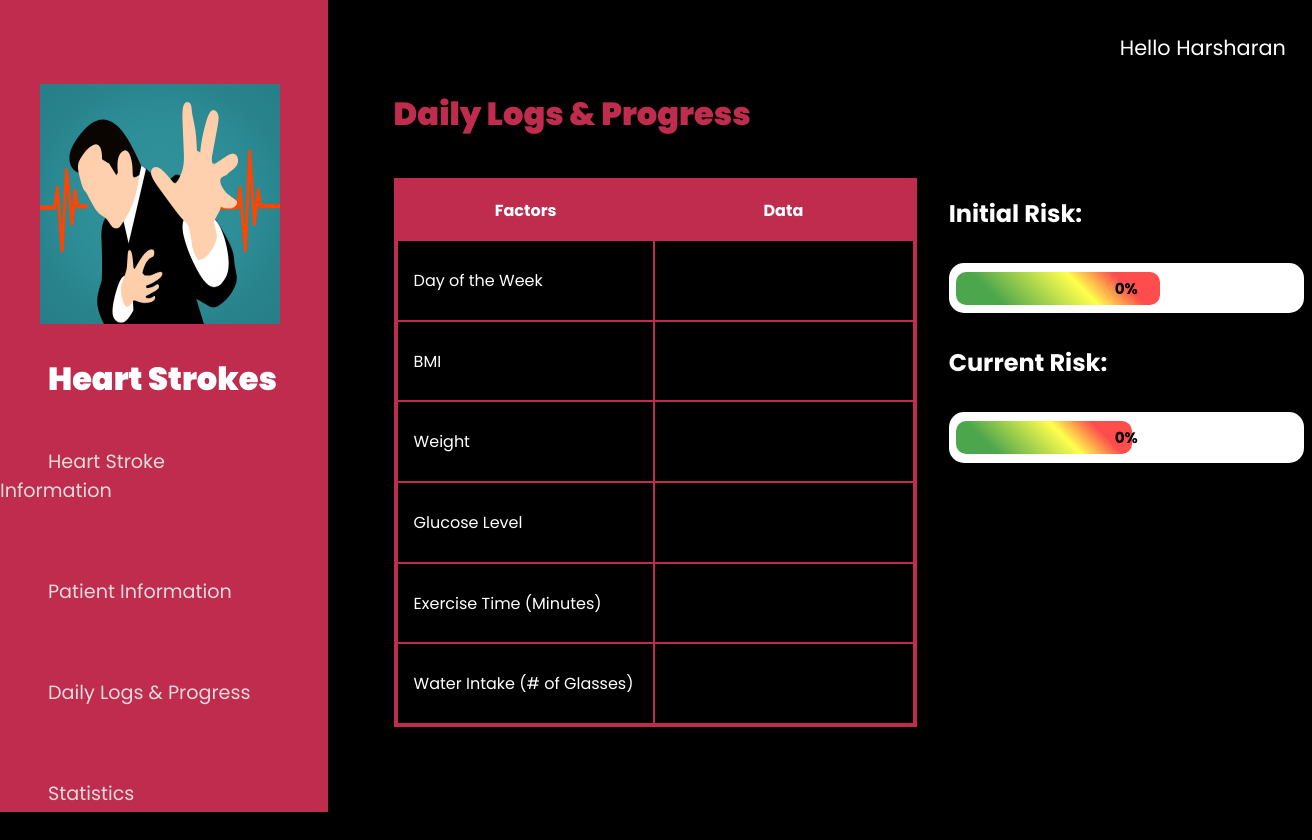
The page /logs (signed in) on the database as committed earlier.
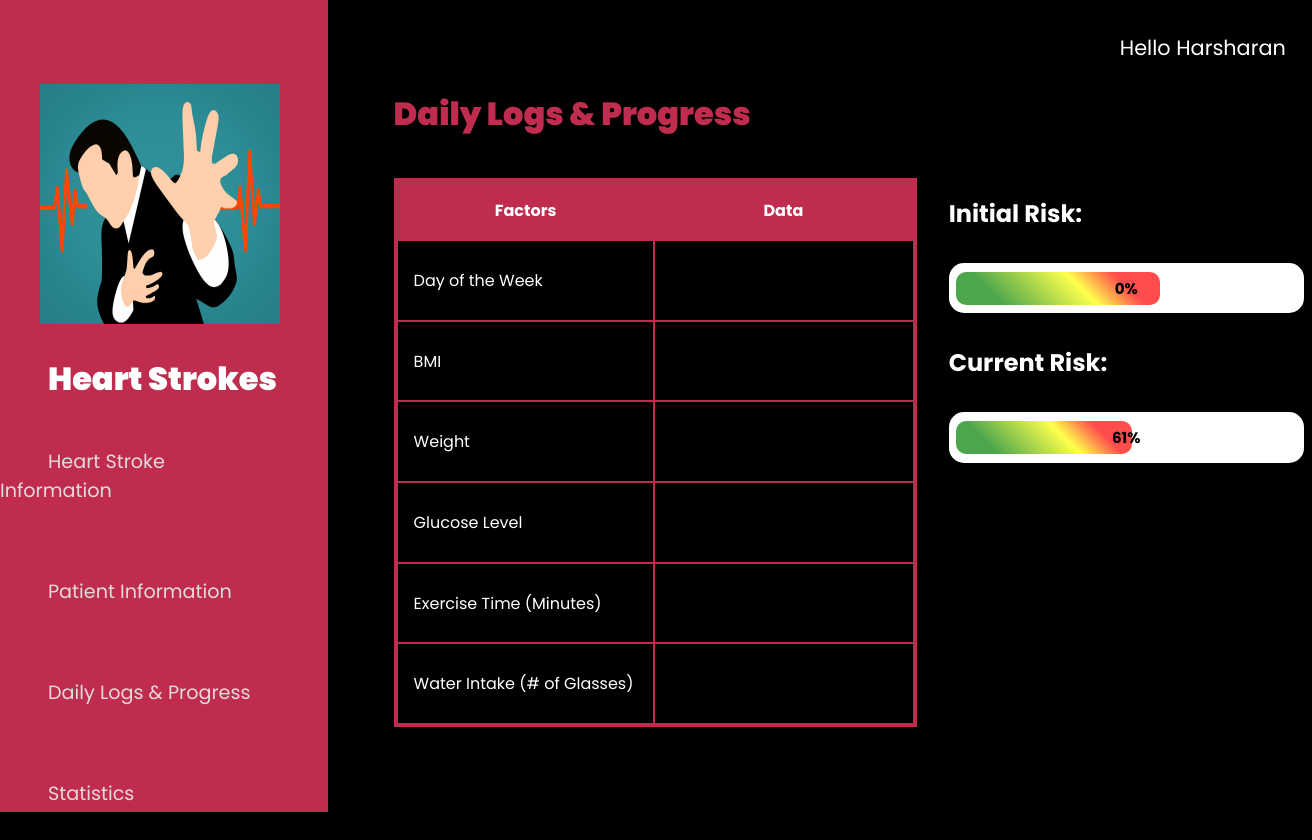
The same page on the database as committed later.
### Heart_Health_Website/models.py (models this page shows)
class User(db.Model, UserMixin):
    id = db.Column(db.Integer, primary_key=True)
    email = db.Column(db.String(150), unique=True)
    password = db.Column(db.String(150))
    firstName = db.Column(db.String(150))
    profiles = db.relationship("Profile")

class Profile(db.Model):
    id = db.Column(db.Integer, primary_key=True)
    gender = db.Column(db.String(100))
    age = db.Column(db.Integer)
    hypertension = db.Column(db.Integer)
    heart_disease = db.Column(db.Integer)
    married = db.Column(db.Integer)
    work_type = db.Column(db.String(100))
    residence_type = db.Column(db.String(100))
    avg_glucose_level = db.Column(db.Float)
    bmi = db.Column(db.Float)
    smoking_status = db.Column(db.String(100))
    percentage = db.Column(db.Integer)
    user_id = db.Column(db.Integer, db.ForeignKey('user.id'))

### Heart_Health_Website/views.py (the view)
@views.route('/logs', methods=['GET', 'POST'])
def logs():
    user_first_name = str(current_user.firstName)
    return render_template("logs.html", user=current_user, firstName = user_first_name)

### Heart_Health_Website/__init__.py (called while the page is built)
def create_app():
    app = Flask(__name__)
    app.config['SECRET_KEY'] = 'random_secret_key'
    app.config['SQLALCHEMY_DATABASE_URI']= f'sqlite:///{DB_NAME}'
    db.init_app(app)
    from .views import views
    from .auth import auth
    app.register_blueprint(views, url_prefix='/')
    app.register_blueprint(auth, url_prefix='/')
    from .models import User, Profile
    create_database(app)
    login_manager = LoginManager()
    login_manager.login_view = 'auth.login'
    login_manager.init_app(app)
    @login_manager.user_loader
    def load_user(id):
        return User.query.get(int(id))
    return app

### Heart_Health_Website/templates/logs.html (shortened to what this page needs)
<!DOCTYPE html>
<html lang="en">
<head>
    <link rel="stylesheet" href="{{ url_for('static', filename='main.css') }}">
</head>
<body>
    <h1 class ="greeting"> Hello {{ firstName }}</h1>
    <section class="navbar">
        <img src="{{ url_for('static', filename='images/heart stroke.jpg') }}" alt="">
        <h1>Heart Strokes</h1>
        <div class="nav-links">
            <br>
            <li><a class="navlink" href="stroke">Heart Stroke Information</a></li>
            <li><a class="navlink" id="pat-info"  href="patient">Patient Information</a></li>
            <li><a class="navlink" id="logs"  href="logs">Daily Logs & Progress</a></li>
            <li><a class="navlink"  href="statistics">Statistics</a></li>
        </div>
    </section>
    <section class="logs">
        <h1>Daily Logs & Progress</h1>
        <table class="log" action="logs" method='POST'>
            <tr>
                <th>Factors</th>
                <th>Data</th>
            </tr>
            <tr>
                <td class="items">Day of the Week</td>
                <td class="items-data"><input type="text" id="log-day" name="log-day"></td>
            </tr>
            <tr>
                <td class="items">BMI</td>
                <td class="items-data"><input type="text" id="log-bmi" name="log-bmi"></td>
            </tr>
            <tr>
                <td class="items">Weight</td>
                <td class="items-data"><input type="text" id="log-weight" name="log-weight"></td>
            </tr>
            <tr>
                <td class="items">Glucose Level</td>
                <td class="items-data"><input type="text" id="log-sugar" name="log-sugar"></td>
            </tr>
            <tr>
                <td class="items">Exercise Time (Minutes)</td>
                <td class="items-data"><input type="text" id="log-exercise" name="log-exercise"></td>
            </tr>
            <tr>
                <td class="items">Water Intake (# of Glasses)</td>
                <td class="items-data"><input type="text" id="log-water" name="log-water"></td>
            </tr>
        </table>
        <div class="percentages">
            <div class="initial">
                <h2>Initial Risk:</h2>
                <span class="initial-bar holder">
                    <div class="initial-bar bar"></div>
                    <h5>{{ user.profiles[0].percentage }}%</h5>
                </span>
            </div>
            <div class="current">
                <h2>Current Risk:</h2>
                <span class="current-bar holder">
                    <div class="current-bar bar"></div>
                    <h5>{{ user.profiles[-1].percentage }}%</h5>
                </span>
            </div>
        </div>
    </section>
</body>
</html>

### Heart_Health_Website/static/main.css (style rules this page uses)
:root { --one: #000000; --two: #c62424; --three: #bf2c4e; --four: #5e5e5e; }
body { margin: 0; background: var(--one); }
section.navbar { width: 25%; height: 105vh; margin-top: -1.75em; background-color: var(--three); }
section.navbar img { width: 15em; height: 15em; margin: 7em 0 0 2.5em; -webkit-animation: wave-two 8s ease-in-out infinite; animation: wave-two 8s ease-in-out infinite; }
section.navbar h1 { font-family: 'Poppins'; font-size: 2em; padding: 0em 0 0 1.5em; color: white; font-weight: 900; }
section.navbar .nav-links { list-style: none; }
section.navbar .nav-links li { padding-bottom: 4.5em; }
section.navbar .nav-links li a { text-decoration: none; font-family: 'poppins'; font-size: 1.2em; padding:1em 0 0 0em; color: #e3dbdb; margin: 2.5em; }
body .greeting { position: absolute; right: 2%; top: 2%; color: white; font-family: 'poppins'; font-size: 1.3em; font-weight: 400; }
section.logs { position: absolute; left: 30%; top: 7%; }
section.logs h1 { font-size: 2em; color: var(--three); font-family: 'poppins'; font-weight: 900; }
section.logs table.log { margin-top: 2.5em; border: 4px solid var(--three); border-collapse: collapse; color: white; font-family: 'poppins'; }
section.logs table.log th { background: var(--three); padding: 1em; width: 14em; }
section.logs table.log td.items { border: 2px solid var(--three); padding: 1em; }
section.logs table.log td.items-data { border: 2px solid var(--three); padding: 1em; }
section.logs table.log td.items-data input { background: var(--one); border: none; padding: 1em; color: white; font-family: 'poppins'; width: 15em; }
section.logs .percentages { position: absolute; left: 106%; top: 17%; color: white; }
section.logs .percentages h2 { font-size: 1.5em; width: 15em; font-family: 'poppins'; }
section.logs .percentages .holder { height: 15px; background-color: white; border-radius: 15px; padding: 1.1em; display: block; margin-top: -1em; margin-bottom: 1em; margin: 2em; margin-left: 0em; text-align: center; width: 20em; position: relative; }
section.logs .percentages .holder .bar { background-image: linear-gradient(45deg, green 20%, yellow 60%, red 80%); opacity: 0.7; display: inline-block; padding: 1em; border-radius: 10px; width: calc(61% - 45px); height: 1px; position: absolute; left: 17.5%; margin-left: -3.4em; margin-top: -.58em; margin-bottom: 2em; z-index: 799; -webkit-animation: load 2s 0s; animation: load 2s 0s; }
section.logs .percentages .holder .current-bar { width: calc(53% - 45px); }
section.logs .percentages .holder h5 { margin-top: -.25em; position: absolute; left: 50%; -webkit-transform: translate(-50%, 0); transform: translate(-50%, 0); margin-bottom: 0; font-family: 'now'; color: black; font-size: .95em; text-align: center; z-index: 800; font-family: 'poppins'; }

Rows that differ between the two databases and show on the page:
no longer on this page (row unchanged): Profile: percentage "0"
added Profile: percentage "61"
